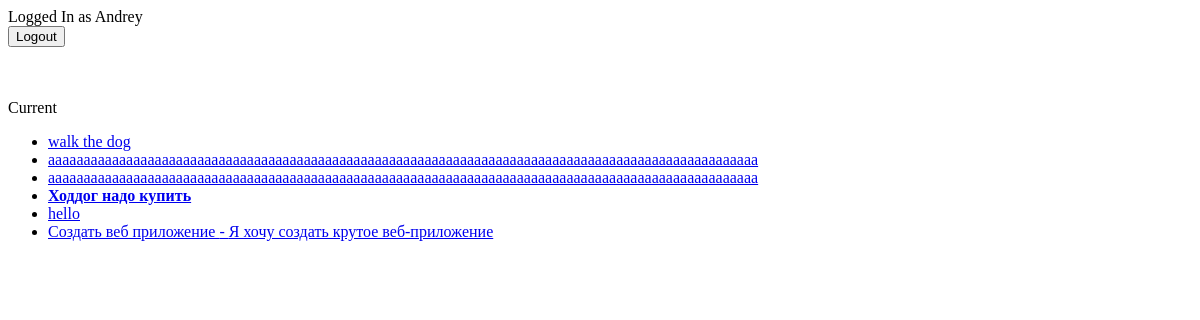
Page /current/ (signed in) on the earlier database version.
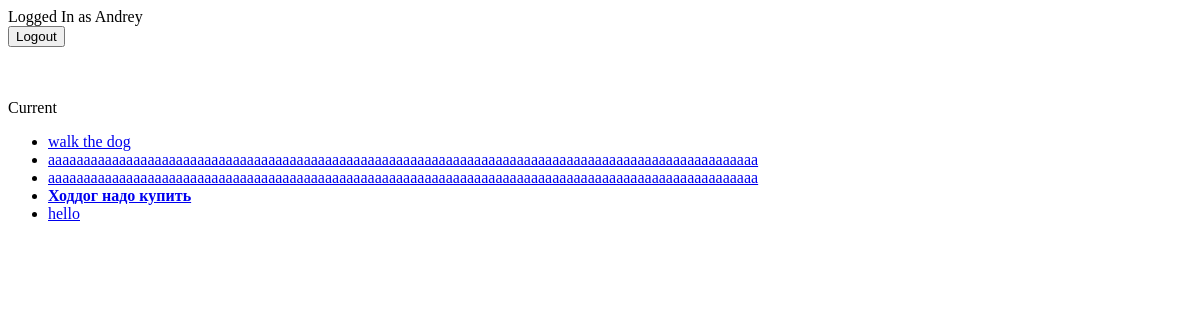
Same page on the later database version.
### todo/models.py (models this page shows, shortened)
class Todo(models.Model):
    title = models.CharField(max_length=100)
    memo = models.TextField(blank=True)
    created = models.DateTimeField(auto_now_add=True)
    datecompleted = models.DateTimeField(null=True, blank=True)
    important = models.BooleanField(default=False)
    user = models.ForeignKey(User, on_delete=models.CASCADE)

### todo/views.py (the view)
# urls.py: path('current/', views.currenttodos, name='currenttodos'),
def currenttodos(request):
    todos = Todo.objects.filter(user=request.user, datecompleted__isnull=True)
    return render(request, 'todo/currenttodos.html',{'todos': todos})

### todo/templates/todo/currenttodos.html
{% extends 'todo/base.html' %}
{% block content %}
Current
<ul>
{% for todo in todos %}
<li>
    <a href="{% url 'viewtodo' todo.id  %}">
    {% if todo.important %}<b>{% endif %}{{ todo.title }}
    {% if todo.important %}</b>{% endif %}
    {% if todo.memo %} - {{ todo.memo }}{% endif %}
    </a>
</li>
{% endfor %}
</ul>
{% endblock %}

Differences in the rows shown:
no longer on this page (row edited): Todo: title "Создать веб приложение", memo "Я хочу создать крутое веб-приложение"
